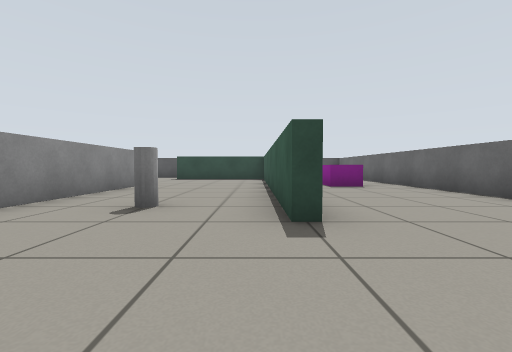
View 1 (above)

24 first-person views from a walk through a Gazebo world. The camera is 0.54 m above the floor, tilts 2° down and sees 90° across. The floor is counted in squares, 1 m on a side. Each view is taken from the middle of a square. On the plan, view 1 faces up. The plan holds only what a view shows up to about 9 squares ahead; the rest is blank.

View 2
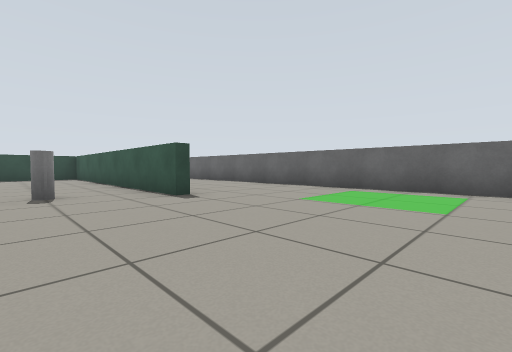

View 3
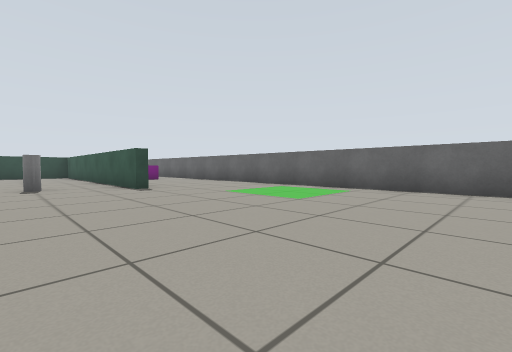

View 4
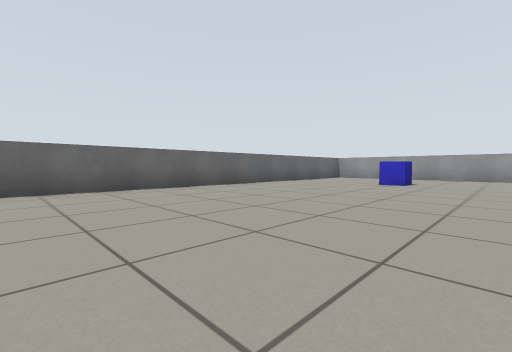

View 5
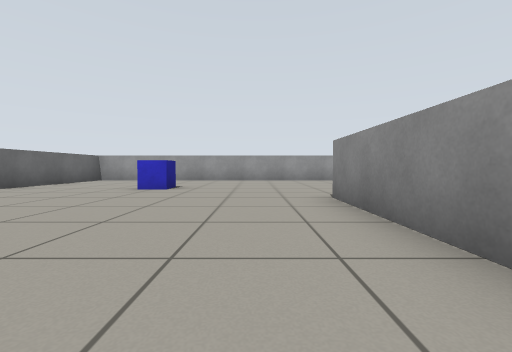

View 6
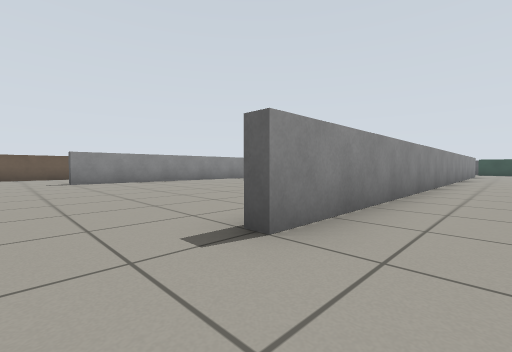

View 7
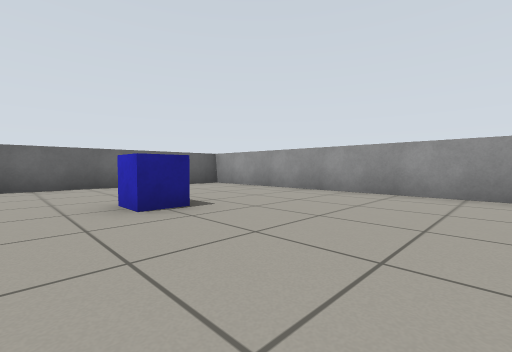

View 8
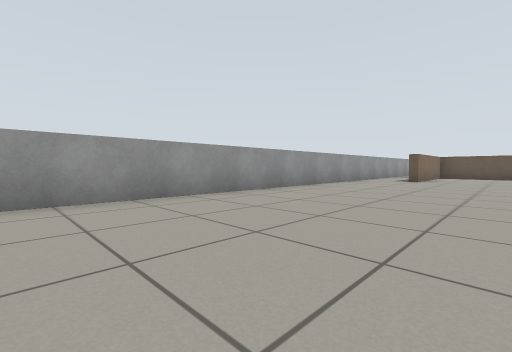

View 9
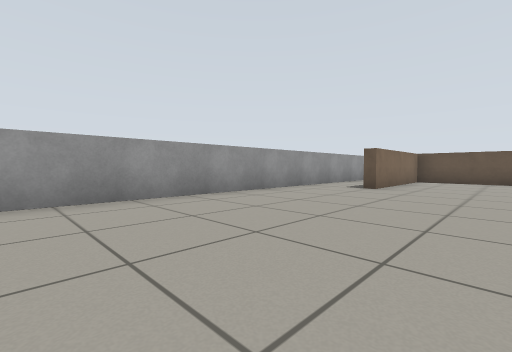

View 10
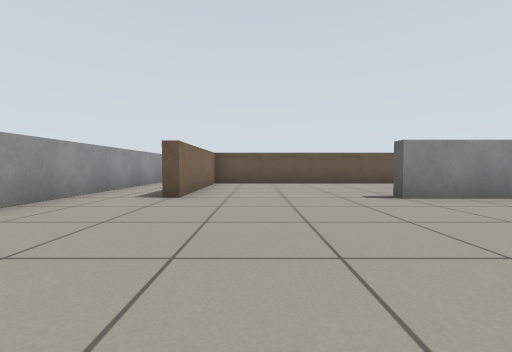

View 11
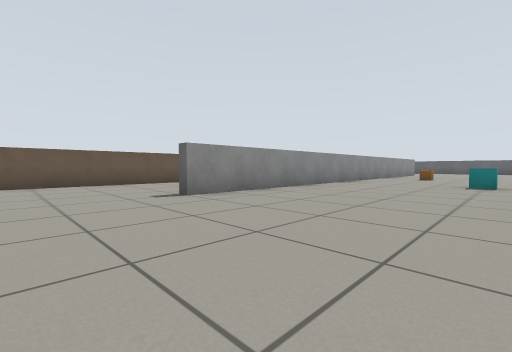

View 12
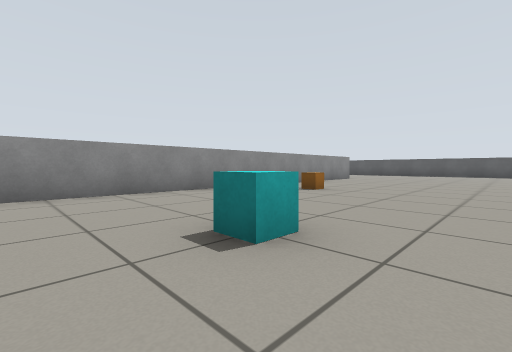

View 13
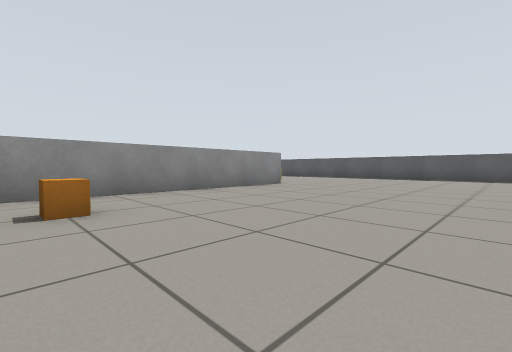

View 14
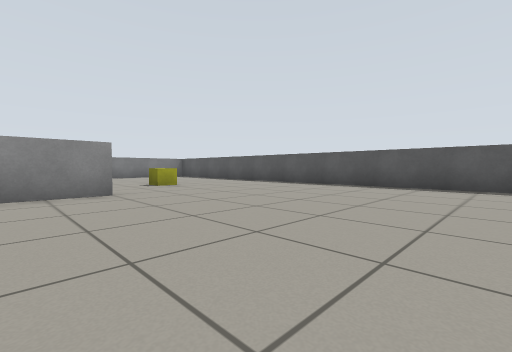

View 15
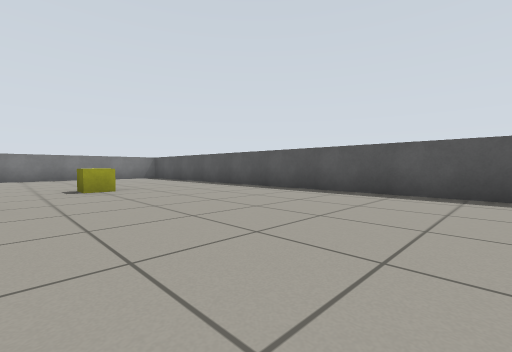

View 16
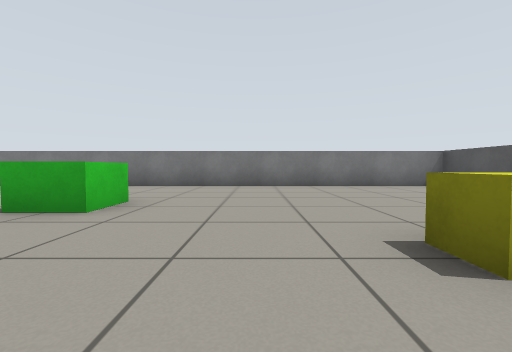

View 17
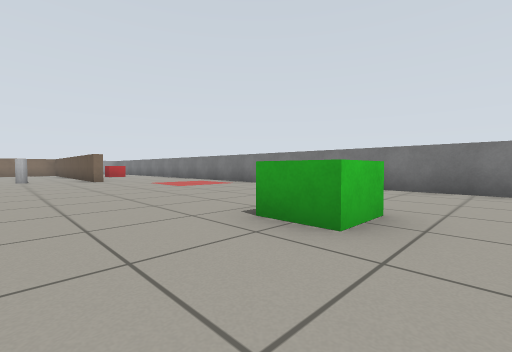

View 18
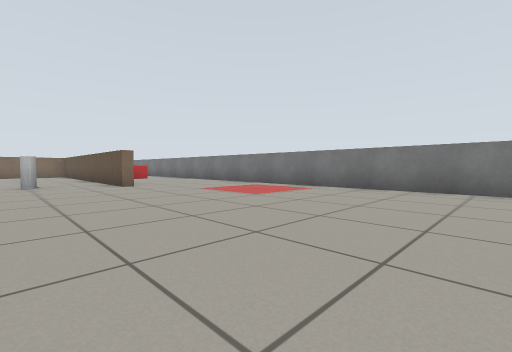

View 19
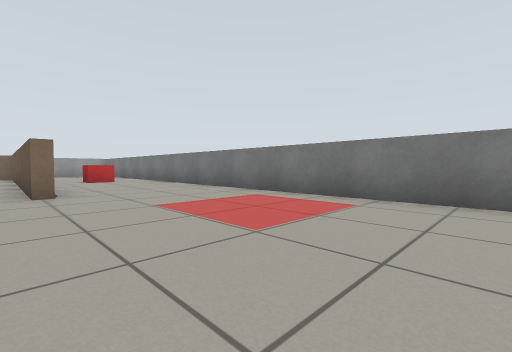

View 20
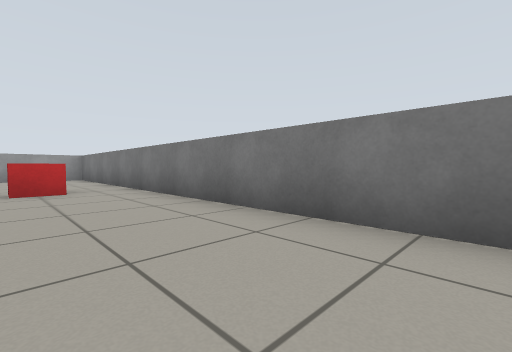

View 21
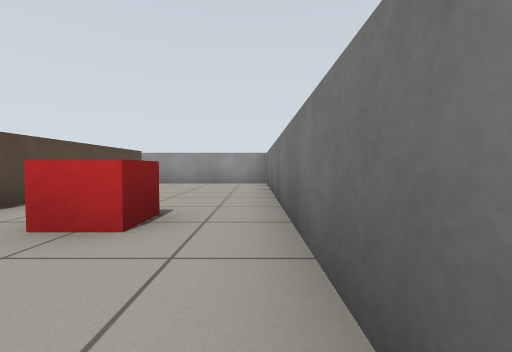

View 22
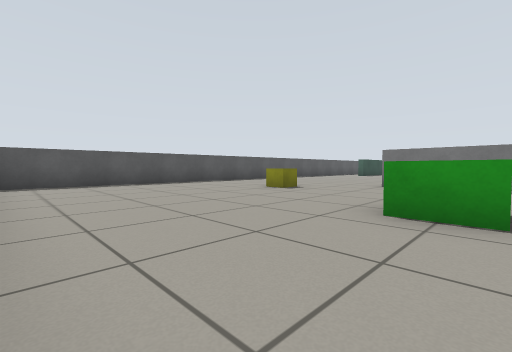

View 23
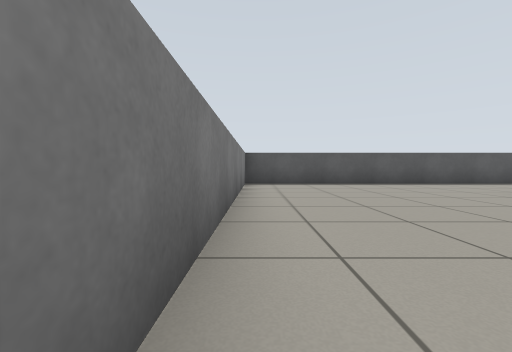

View 24
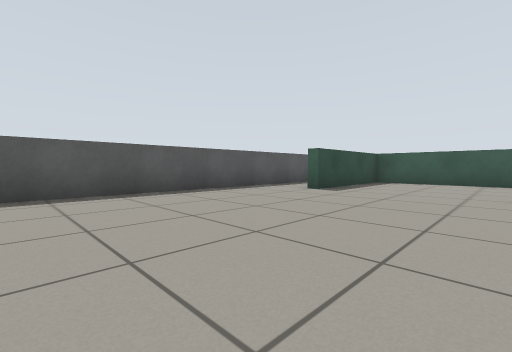

### Floor plan
Points are (right, up) in squares from view 1. A wall is a line through its corners. A room is listed if a view was taken in it or the views show most of it. See-through windows are left out.
Room 1 (views 1, 2, 3, 4, 5, 6, 7, 8, 9, 10, 11, 12, 13, 14, 15, 16, 17, 18, 19, 20, 21, 22, 23, 24)
walls: (-3.3, 1.5) (-3.3, -8.5) (-3.8, -8.5); (-11.6, 5) (-11.6, 7.5); (-3.3, 7.1) (-3.3, 3.2); (0.8, 2.5) (0.4, 2.5) (0.4, 11.3) (-3.5, 11.3) (-3.5, 11.8); (-11.3, 7.6) (-11.3, -8.5) (-11.8, -8.5); (-15.8, -3.5) (-15.3, -3.5) (-15.3, -12.3) (-11.3, -12.3) (-11.3, -12.8); (-1.5, 13.4) (-19.4, 13.4) (-19.4, -14.3) (4.4, -14.3) (4.4, 9); (-15.7, -13.5) (-15.7, -9.2)
objects: red box (-18, -9) to (-17, -8); green box (-16, 5) to (-15, 6); white cylinder (-14, -5); yellow box (-14, 9) to (-13, 10); orange box (-10, 1); cyan box (-7, -3); white cylinder (-2, 3); blue box (0, -11) to (1, -10); magenta box (2, 7) to (3, 8)

Where each view was taken, in squares from view 1:
view 1: 0 up, 0 right, facing up
view 2: 2 down, 2 left, facing up-right
view 3: 4 down, 2 left, facing up-right
view 4: 2 down, 2 left, facing down-right
view 5: 4 down, 2 left, facing down
view 6: 10 down, 2 left, facing up-left
view 7: 9 down, 3 left, facing down-right
view 8: 10 down, 1 left, facing down-left
view 9: 10 down, 5 left, facing down-left
view 10: 11 down, 7 left, facing left
view 11: 11 down, 7 left, facing up-left
view 12: 4 down, 6 left, facing up-left
view 13: 1 up, 6 left, facing up-left
view 14: 6 up, 6 left, facing up-left
view 15: 8 up, 7 left, facing up-left
view 16: 8 up, 12 left, facing left
view 17: 7 up, 13 left, facing down-left
view 18: 4 up, 13 left, facing down-left
view 19: 2 up, 15 left, facing down-left
view 20: 2 down, 17 left, facing down-left
view 21: 6 down, 19 left, facing down
view 22: 5 up, 19 left, facing up-right
view 23: 5 up, 19 left, facing up
view 24: 8 up, 9 left, facing up-right
